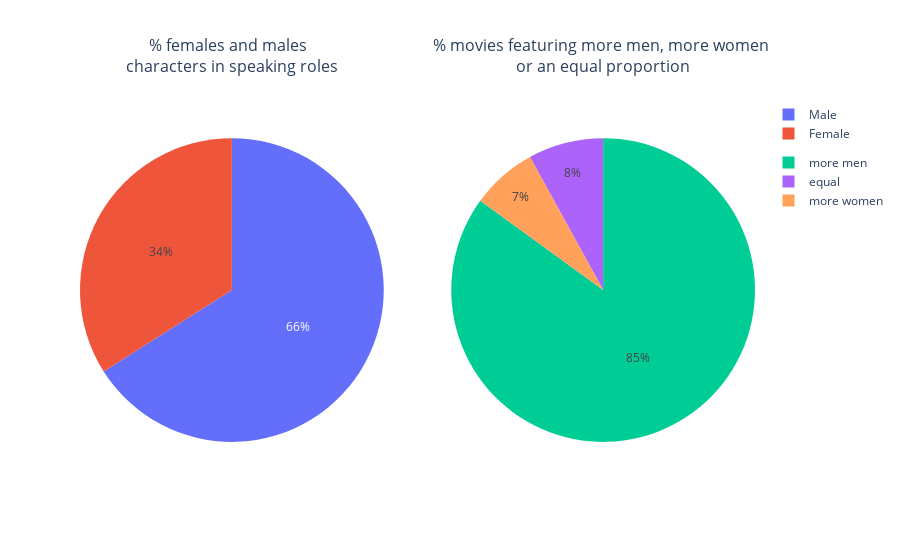
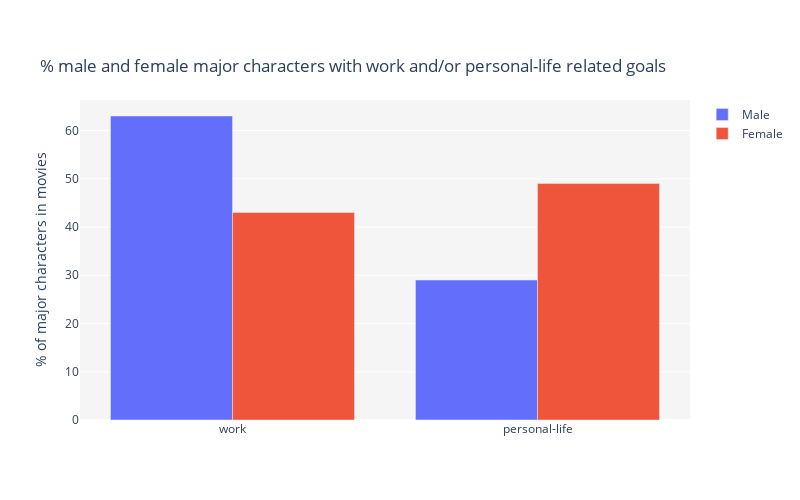

The notebook cell these images were saved under, in order:
### Markdown cell above
# Representation of the data from the It’s a Man’s (Celluloid) World 2021 report

### Code cell
fig = make_subplots(
    rows=1, cols=2,
    specs=[[{"type": "pie"}, {"type": "pie"}]],
    subplot_titles=('% females and males  <br> characters in speaking roles <br>  ',  '% movies featuring more men, more women <br> or an equal proportion <br>   '))

#Pie chart of the percentages females, males in speaking roles of Top Grossing Films
fig.add_trace(go.Pie(
     values=[34, 66],
     labels=["Female", "Male"],
     domain=dict(x=[0, 0.33]),
     hoverinfo="label+percent",
     legendgroup = '1'), 
     col=1, row=1)
#Pie chart of percentage of film featuring more male, female or equal number of characters
fig.add_trace(go.Pie(
     values=[85,7,8],
     labels=["more men", "more women", "equal"],
     hoverinfo="label+percent",
     legendgroup = '2'),
     col=2, row=1)

fig.update_layout(legend_tracegroupgap = 10)
fig.show()
py.plot(fig, filename='report_data_pie')

#Barplot of percentage of major character having a work/personal-life related goals
fig = make_subplots(
    rows=1, cols=1,
    specs=[[{"type": "bar"}]])

fig.add_trace(go.Bar(
    x=['work', 'personal-life'],
    y=[63, 29],
    name='Male',
    hoverinfo="name+x+y"
))
fig.add_trace(go.Bar(
    x=['work', 'personal-life'],
    y=[43, 49],
    name='Female',
    hoverinfo="name+x+y"
))

fig.update_layout(title=dict(text="% male and female major characters with work and/or personal-life related goals", y=0.88),
                 plot_bgcolor='whitesmoke', height=500, width=800)

fig.update_yaxes(title_text="% of major characters in movies")

fig.show()
py.plot(fig, filename='report_data_bar')

### Figure 1 — Plotly figure (JSON) as saved in the notebook; plotly's stock layout.template omitted (floating-point values rounded to 4 significant figures)
{"data": [{"domain": {"x": [0, 0.45], "y": [0, 1]}, "hoverinfo": "label+percent", "labels": ["Female", "Male"], "legendgroup": "1", "type": "pie", "values": [34, 66]}, {"domain": {"x": [0.55, 1], "y": [0, 1]}, "hoverinfo": "label+percent", "labels": ["more men", "more women", "equal"], "legendgroup": "2", "type": "pie", "values": [85, 7, 8]}], "layout": {"annotations": [{"font": {"size": 16}, "showarrow": false, "text": "% females and males  <br> characters in speaking roles <br>  ", "x": 0.225, "xanchor": "center", "xref": "paper", "y": 1, "yanchor": "bottom", "yref": "paper"}, {"font": {"size": 16}, "showarrow": false, "text": "% movies featuring more men, more women <br> or an equal proportion <br>   ", "x": 0.775, "xanchor": "center", "xref": "paper", "y": 1, "yanchor": "bottom", "yref": "paper"}], "legend": {"tracegroupgap": 10}}}

### Figure 2 — Plotly figure (JSON) as saved in the notebook; plotly's stock layout.template omitted (floating-point values rounded to 4 significant figures)
{"data": [{"hoverinfo": "name+x+y", "name": "Male", "type": "bar", "x": ["work", "personal-life"], "y": [63, 29]}, {"hoverinfo": "name+x+y", "name": "Female", "type": "bar", "x": ["work", "personal-life"], "y": [43, 49]}], "layout": {"height": 500, "plot_bgcolor": "whitesmoke", "title": {"text": "% male and female major characters with work and/or personal-life related goals", "y": 0.88}, "width": 800, "xaxis": {"anchor": "y", "domain": [0, 1]}, "yaxis": {"anchor": "x", "domain": [0, 1], "title": {"text": "% of major characters in movies"}}}}
